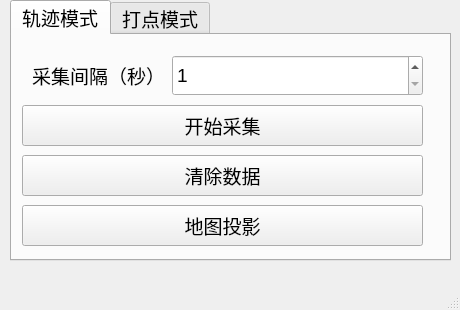
<?xml version="1.0" encoding="UTF-8"?>
<ui version="4.0">
 <class>MainWindow</class>
 <widget class="QMainWindow" name="MainWindow">
  <property name="geometry">
   <rect>
    <x>0</x>
    <y>0</y>
    <width>460</width>
    <height>310</height>
   </rect>
  </property>
  <property name="windowTitle">
   <string>GPS 采集器</string>
  </property>
  <widget class="QWidget" name="centralwidget">
   <widget class="QTabWidget" name="tabWidget">
    <property name="geometry">
     <rect>
      <x>10</x>
      <y>0</y>
      <width>441</width>
      <height>261</height>
     </rect>
    </property>
    <property name="font">
     <font>
      <pointsize>14</pointsize>
     </font>
    </property>
    <property name="currentIndex">
     <number>0</number>
    </property>
    <widget class="QWidget" name="tab">
     <attribute name="title">
      <string>轨迹模式</string>
     </attribute>
     <widget class="QPushButton" name="startButton">
      <property name="geometry">
       <rect>
        <x>10</x>
        <y>70</y>
        <width>401</width>
        <height>41</height>
       </rect>
      </property>
      <property name="font">
       <font>
        <pointsize>14</pointsize>
       </font>
      </property>
      <property name="text">
       <string>开始采集</string>
      </property>
     </widget>
     <widget class="QSpinBox" name="intervalValue">
      <property name="geometry">
       <rect>
        <x>160</x>
        <y>20</y>
        <width>251</width>
        <height>41</height>
       </rect>
      </property>
      <property name="font">
       <font>
        <pointsize>14</pointsize>
       </font>
      </property>
      <property name="minimum">
       <number>1</number>
      </property>
      <property name="maximum">
       <number>60</number>
      </property>
     </widget>
     <widget class="QPushButton" name="mapButton1">
      <property name="geometry">
       <rect>
        <x>10</x>
        <y>170</y>
        <width>401</width>
        <height>41</height>
       </rect>
      </property>
      <property name="font">
       <font>
        <pointsize>14</pointsize>
       </font>
      </property>
      <property name="text">
       <string>地图投影</string>
      </property>
     </widget>
     <widget class="QLabel" name="label">
      <property name="geometry">
       <rect>
        <x>20</x>
        <y>30</y>
        <width>131</width>
        <height>21</height>
       </rect>
      </property>
      <property name="font">
       <font>
        <pointsize>14</pointsize>
       </font>
      </property>
      <property name="text">
       <string>采集间隔（秒）</string>
      </property>
     </widget>
     <widget class="QPushButton" name="clearButton">
      <property name="geometry">
       <rect>
        <x>10</x>
        <y>120</y>
        <width>401</width>
        <height>41</height>
       </rect>
      </property>
      <property name="text">
       <string>清除数据</string>
      </property>
     </widget>
    </widget>
    <widget class="QWidget" name="tab_2">
     <attribute name="title">
      <string>打点模式</string>
     </attribute>
     <widget class="QPushButton" name="pointButton1">
      <property name="geometry">
       <rect>
        <x>20</x>
        <y>10</y>
        <width>391</width>
        <height>41</height>
       </rect>
      </property>
      <property name="font">
       <font>
        <pointsize>14</pointsize>
       </font>
      </property>
      <property name="text">
       <string>我只是个萌萌的栗子</string>
      </property>
     </widget>
     <widget class="QPushButton" name="pointButton2">
      <property name="geometry">
       <rect>
        <x>20</x>
        <y>60</y>
        <width>391</width>
        <height>41</height>
       </rect>
      </property>
      <property name="font">
       <font>
        <pointsize>14</pointsize>
       </font>
      </property>
      <property name="text">
       <string>酱油采集处</string>
      </property>
     </widget>
     <widget class="QPushButton" name="mapButton2">
      <property name="geometry">
       <rect>
        <x>20</x>
        <y>150</y>
        <width>391</width>
        <height>41</height>
       </rect>
      </property>
      <property name="font">
       <font>
        <pointsize>14</pointsize>
       </font>
      </property>
      <property name="text">
       <string>地图投影</string>
      </property>
     </widget>
    </widget>
   </widget>
  </widget>
  <widget class="QMenuBar" name="menubar">
   <property name="geometry">
    <rect>
     <x>0</x>
     <y>0</y>
     <width>460</width>
     <height>23</height>
    </rect>
   </property>
  </widget>
  <widget class="QStatusBar" name="statusbar"/>
 </widget>
 <resources/>
 <connections/>
</ui>
